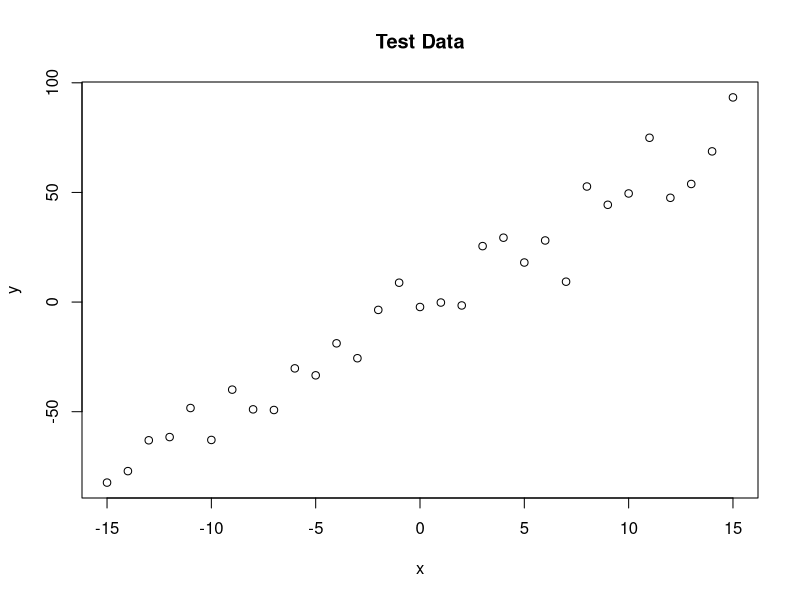
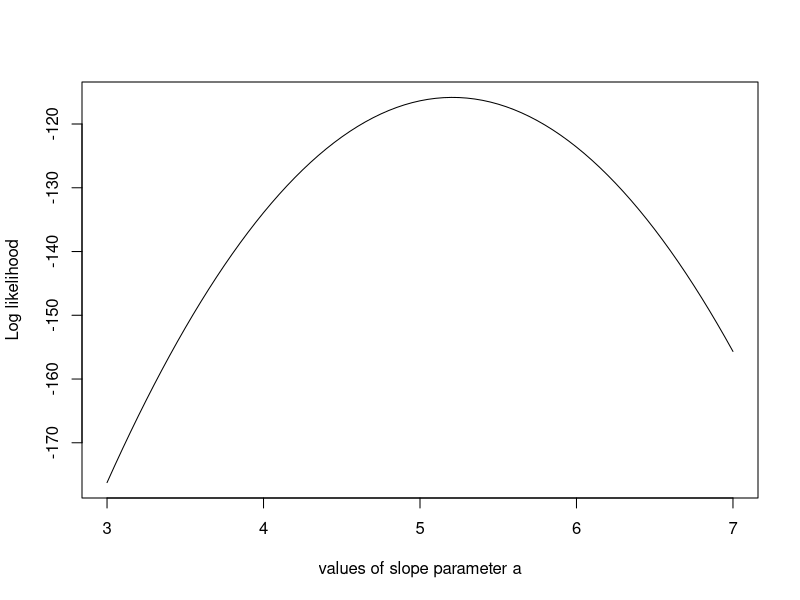
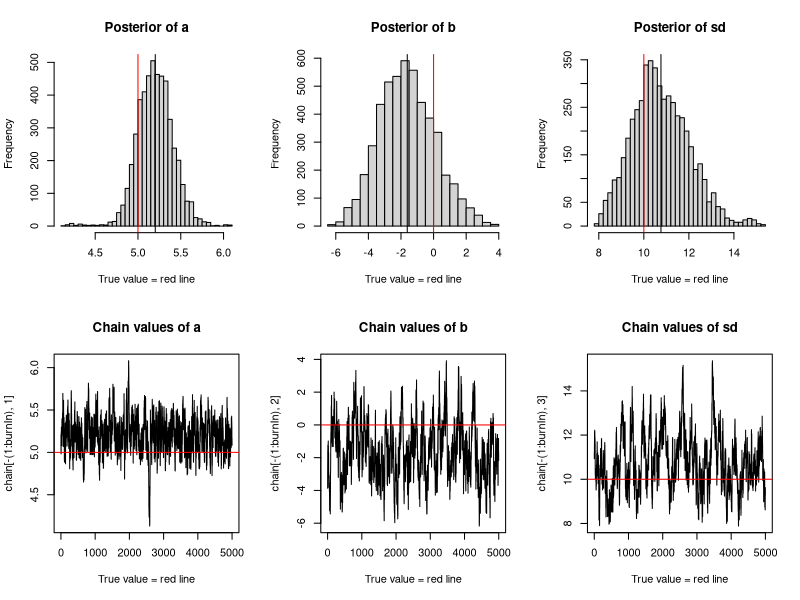

R code for these plots, in order:
trueA <- 5
trueB <- 0
trueSd <- 10
sampleSize <- 31

# create independent x-values 
x <- (-(sampleSize-1)/2):((sampleSize-1)/2)
# create dependent values according to ax + b + N(0,sd)
y <-  trueA * x + trueB + rnorm(n=sampleSize,mean=0,sd=trueSd)

plot(x,y, main="Test Data")



likelihood <- function(param){
  a = param[1]
  b = param[2]
  sd = param[3]
  
  pred = a*x + b
  singlelikelihoods = dnorm(y, mean = pred, sd = sd, log = T)
  sumll = sum(singlelikelihoods)
  return(sumll)   
}

# Example: plot the likelihood profile of the slope a
slopevalues <- function(x){return(likelihood(c(x, trueB, trueSd)))}
slopelikelihoods <- lapply(seq(3, 7, by=.05), slopevalues )
plot (seq(3, 7, by=.05), slopelikelihoods , type="l", xlab = "values of slope parameter a", ylab = "Log likelihood")

prior <- function(param){
  a = param[1]
  b = param[2]
  sd = param[3]
  aprior = dunif(a, min=0, max=10, log = T)
  bprior = dnorm(b, sd = 5, log = T)
  sdprior = dunif(sd, min=0, max=30, log = T)
  return(aprior+bprior+sdprior)
}

posterior <- function(param){
  return (likelihood(param) + prior(param))
}


######## Metropolis algorithm ################

proposalfunction <- function(param){
  return(rnorm(3,mean = param, sd= c(0.1,0.5,0.3)))
}

run_metropolis_MCMC <- function(startvalue, iterations){
  chain = array(dim = c(iterations+1,3))
  chain[1,] = startvalue
  for (i in 1:iterations){
    proposal = proposalfunction(chain[i,])
    
    probab = exp(posterior(proposal) - posterior(chain[i,]))
    if (runif(1) < probab){
      chain[i+1,] = proposal
    }else{
      chain[i+1,] = chain[i,]
    }
  }
  return(chain)
}

startvalue = c(4,0,10)
chain = run_metropolis_MCMC(startvalue, 10000)

burnIn = 5000
acceptance = 1-mean(duplicated(chain[-(1:burnIn),]))

### Summary: #######################

par(mfrow = c(2,3))
hist(chain[-(1:burnIn),1],nclass=30, , main="Posterior of a", xlab="True value = red line" )
abline(v = mean(chain[-(1:burnIn),1]))
abline(v = trueA, col="red" )
hist(chain[-(1:burnIn),2],nclass=30, main="Posterior of b", xlab="True value = red line")
abline(v = mean(chain[-(1:burnIn),2]))
abline(v = trueB, col="red" )
hist(chain[-(1:burnIn),3],nclass=30, main="Posterior of sd", xlab="True value = red line")
abline(v = mean(chain[-(1:burnIn),3]) )
abline(v = trueSd, col="red" )
plot(chain[-(1:burnIn),1], type = "l", xlab="True value = red line" , main = "Chain values of a", )
abline(h = trueA, col="red" )
plot(chain[-(1:burnIn),2], type = "l", xlab="True value = red line" , main = "Chain values of b", )
abline(h = trueB, col="red" )
plot(chain[-(1:burnIn),3], type = "l", xlab="True value = red line" , main = "Chain values of sd", )
abline(h = trueSd, col="red" )

# for comparison:
summary(lm(y~x))

